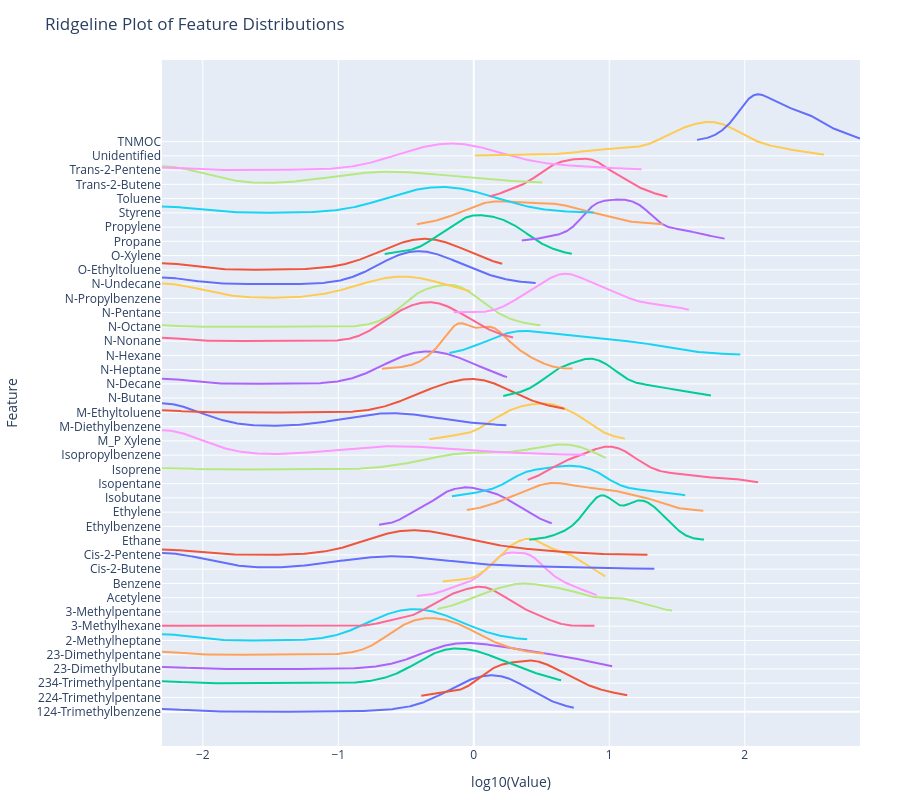

Source (notebook cell):
### Code cell
_ = plotly_ridgeline(data_handler.input_data, log_x=True, fill=False, max_height=800, min_spacing=0.5, max_spacing=1.0, nbins=500, show=True)

### Figure 1 — Plotly figure (JSON) as saved in the notebook; plotly's stock layout.template omitted (floating-point values rounded to 4 significant figures; data arrays with more than 128 entries replaced by an {"elided": "..."} marker saying what was removed)
{"data": [{"customdata": {"elided": "500x3 mixed values"}, "hovertemplate": "Feature: %{customdata[2]}<br>log10(Value): %{customdata[1]:.3f}<br>Value: %{customdata[0]:.3g}<br>Density: %{y:.3g}<extra></extra>", "line": {"width": 2}, "mode": "lines", "name": "124-Trimethylbenzene", "type": "scatter", "x": {"elided": "500 float values"}, "y": {"elided": "500 float values"}}, {"customdata": {"elided": "500x3 mixed values"}, "hovertemplate": "Feature: %{customdata[2]}<br>log10(Value): %{customdata[1]:.3f}<br>Value: %{customdata[0]:.3g}<br>Density: %{y:.3g}<extra></extra>", "line": {"width": 2}, "mode": "lines", "name": "224-Trimethylpentane", "type": "scatter", "x": {"elided": "500 float values"}, "y": {"elided": "500 float values"}}, {"customdata": {"elided": "500x3 mixed values"}, "hovertemplate": "Feature: %{customdata[2]}<br>log10(Value): %{customdata[1]:.3f}<br>Value: %{customdata[0]:.3g}<br>Density: %{y:.3g}<extra></extra>", "line": {"width": 2}, "mode": "lines", "name": "234-Trimethylpentane", "type": "scatter", "x": {"elided": "500 float values"}, "y": {"elided": "500 float values"}}, {"customdata": {"elided": "500x3 mixed values"}, "hovertemplate": "Feature: %{customdata[2]}<br>log10(Value): %{customdata[1]:.3f}<br>Value: %{customdata[0]:.3g}<br>Density: %{y:.3g}<extra></extra>", "line": {"width": 2}, "mode": "lines", "name": "23-Dimethylbutane", "type": "scatter", "x": {"elided": "500 float values"}, "y": {"elided": "500 float values"}}, {"customdata": {"elided": "500x3 mixed values"}, "hovertemplate": "Feature: %{customdata[2]}<br>log10(Value): %{customdata[1]:.3f}<br>Value: %{customdata[0]:.3g}<br>Density: %{y:.3g}<extra></extra>", "line": {"width": 2}, "mode": "lines", "name": "23-Dimethylpentane", "type": "scatter", "x": {"elided": "500 float values"}, "y": {"elided": "500 float values"}}, {"customdata": {"elided": "500x3 mixed values"}, "hovertemplate": "Feature: %{customdata[2]}<br>log10(Value): %{customdata[1]:.3f}<br>Value: %{customdata[0]:.3g}<br>Density: %{y:.3g}<extra></extra>", "line": {"width": 2}, "mode": "lines", "name": "2-Methylheptane", "type": "scatter", "x": {"elided": "500 float values"}, "y": {"elided": "500 float values"}}, {"customdata": {"elided": "500x3 mixed values"}, "hovertemplate": "Feature: %{customdata[2]}<br>log10(Value): %{customdata[1]:.3f}<br>Value: %{customdata[0]:.3g}<br>Density: %{y:.3g}<extra></extra>", "line": {"width": 2}, "mode": "lines", "name": "3-Methylhexane", "type": "scatter", "x": {"elided": "500 float values"}, "y": {"elided": "500 float values"}}, {"customdata": {"elided": "500x3 mixed values"}, "hovertemplate": "Feature: %{customdata[2]}<br>log10(Value): %{customdata[1]:.3f}<br>Value: %{customdata[0]:.3g}<br>Density: %{y:.3g}<extra></extra>", "line": {"width": 2}, "mode": "lines", "name": "3-Methylpentane", "type": "scatter", "x": {"elided": "500 float values"}, "y": {"elided": "500 float values"}}, {"customdata": {"elided": "500x3 mixed values"}, "hovertemplate": "Feature: %{customdata[2]}<br>log10(Value): %{customdata[1]:.3f}<br>Value: %{customdata[0]:.3g}<br>Density: %{y:.3g}<extra></extra>", "line": {"width": 2}, "mode": "lines", "name": "Acetylene", "type": "scatter", "x": {"elided": "500 float values"}, "y": {"elided": "500 float values"}}, {"customdata": {"elided": "500x3 mixed values"}, "hovertemplate": "Feature: %{customdata[2]}<br>log10(Value): %{customdata[1]:.3f}<br>Value: %{customdata[0]:.3g}<br>Density: %{y:.3g}<extra></extra>", "line": {"width": 2}, "mode": "lines", "name": "Benzene", "type": "scatter", "x": {"elided": "500 float values"}, "y": {"elided": "500 float values"}}, {"customdata": {"elided": "500x3 mixed values"}, "hovertemplate": "Feature: %{customdata[2]}<br>log10(Value): %{customdata[1]:.3f}<br>Value: %{customdata[0]:.3g}<br>Density: %{y:.3g}<extra></extra>", "line": {"width": 2}, "mode": "lines", "name": "Cis-2-Butene", "type": "scatter", "x": {"elided": "500 float values"}, "y": {"elided": "500 float values"}}, {"customdata": {"elided": "500x3 mixed values"}, "hovertemplate": "Feature: %{customdata[2]}<br>log10(Value): %{customdata[1]:.3f}<br>Value: %{customdata[0]:.3g}<br>Density: %{y:.3g}<extra></extra>", "line": {"width": 2}, "mode": "lines", "name": "Cis-2-Pentene", "type": "scatter", "x": {"elided": "500 float values"}, "y": {"elided": "500 float values"}}, {"customdata": {"elided": "500x3 mixed values"}, "hovertemplate": "Feature: %{customdata[2]}<br>log10(Value): %{customdata[1]:.3f}<br>Value: %{customdata[0]:.3g}<br>Density: %{y:.3g}<extra></extra>", "line": {"width": 2}, "mode": "lines", "name": "Ethane", "type": "scatter", "x": {"elided": "500 float values"}, "y": {"elided": "500 float values"}}, {"customdata": {"elided": "500x3 mixed values"}, "hovertemplate": "Feature: %{customdata[2]}<br>log10(Value): %{customdata[1]:.3f}<br>Value: %{customdata[0]:.3g}<br>Density: %{y:.3g}<extra></extra>", "line": {"width": 2}, "mode": "lines", "name": "Ethylbenzene", "type": "scatter", "x": {"elided": "500 float values"}, "y": {"elided": "500 float values"}}, {"customdata": {"elided": "500x3 mixed values"}, "hovertemplate": "Feature: %{customdata[2]}<br>log10(Value): %{customdata[1]:.3f}<br>Value: %{customdata[0]:.3g}<br>Density: %{y:.3g}<extra></extra>", "line": {"width": 2}, "mode": "lines", "name": "Ethylene", "type": "scatter", "x": {"elided": "500 float values"}, "y": {"elided": "500 float values"}}, {"customdata": {"elided": "500x3 mixed values"}, "hovertemplate": "Feature: %{customdata[2]}<br>log10(Value): %{customdata[1]:.3f}<br>Value: %{customdata[0]:.3g}<br>Density: %{y:.3g}<extra></extra>", "line": {"width": 2}, "mode": "lines", "name": "Isobutane", "type": "scatter", "x": {"elided": "500 float values"}, "y": {"elided": "500 float values"}}, {"customdata": {"elided": "500x3 mixed values"}, "hovertemplate": "Feature: %{customdata[2]}<br>log10(Value): %{customdata[1]:.3f}<br>Value: %{customdata[0]:.3g}<br>Density: %{y:.3g}<extra></extra>", "line": {"width": 2}, "mode": "lines", "name": "Isopentane", "type": "scatter", "x": {"elided": "500 float values"}, "y": {"elided": "500 float values"}}, {"customdata": {"elided": "500x3 mixed values"}, "hovertemplate": "Feature: %{customdata[2]}<br>log10(Value): %{customdata[1]:.3f}<br>Value: %{customdata[0]:.3g}<br>Density: %{y:.3g}<extra></extra>", "line": {"width": 2}, "mode": "lines", "name": "Isoprene", "type": "scatter", "x": {"elided": "500 float values"}, "y": {"elided": "500 float values"}}, {"customdata": {"elided": "500x3 mixed values"}, "hovertemplate": "Feature: %{customdata[2]}<br>log10(Value): %{customdata[1]:.3f}<br>Value: %{customdata[0]:.3g}<br>Density: %{y:.3g}<extra></extra>", "line": {"width": 2}, "mode": "lines", "name": "Isopropylbenzene", "type": "scatter", "x": {"elided": "500 float values"}, "y": {"elided": "500 float values"}}, {"customdata": {"elided": "500x3 mixed values"}, "hovertemplate": "Feature: %{customdata[2]}<br>log10(Value): %{customdata[1]:.3f}<br>Value: %{customdata[0]:.3g}<br>Density: %{y:.3g}<extra></extra>", "line": {"width": 2}, "mode": "lines", "name": "M_P Xylene", "type": "scatter", "x": {"elided": "500 float values"}, "y": {"elided": "500 float values"}}, {"customdata": {"elided": "500x3 mixed values"}, "hovertemplate": "Feature: %{customdata[2]}<br>log10(Value): %{customdata[1]:.3f}<br>Value: %{customdata[0]:.3g}<br>Density: %{y:.3g}<extra></extra>", "line": {"width": 2}, "mode": "lines", "name": "M-Diethylbenzene", "type": "scatter", "x": {"elided": "500 float values"}, "y": {"elided": "500 float values"}}, {"customdata": {"elided": "500x3 mixed values"}, "hovertemplate": "Feature: %{customdata[2]}<br>log10(Value): %{customdata[1]:.3f}<br>Value: %{customdata[0]:.3g}<br>Density: %{y:.3g}<extra></extra>", "line": {"width": 2}, "mode": "lines", "name": "M-Ethyltoluene", "type": "scatter", "x": {"elided": "500 float values"}, "y": {"elided": "500 float values"}}, {"customdata": {"elided": "500x3 mixed values"}, "hovertemplate": "Feature: %{customdata[2]}<br>log10(Value): %{customdata[1]:.3f}<br>Value: %{customdata[0]:.3g}<br>Density: %{y:.3g}<extra></extra>", "line": {"width": 2}, "mode": "lines", "name": "N-Butane", "type": "scatter", "x": {"elided": "500 float values"}, "y": {"elided": "500 float values"}}, {"customdata": {"elided": "500x3 mixed values"}, "hovertemplate": "Feature: %{customdata[2]}<br>log10(Value): %{customdata[1]:.3f}<br>Value: %{customdata[0]:.3g}<br>Density: %{y:.3g}<extra></extra>", "line": {"width": 2}, "mode": "lines", "name": "N-Decane", "type": "scatter", "x": {"elided": "500 float values"}, "y": {"elided": "500 float values"}}, {"customdata": {"elided": "500x3 mixed values"}, "hovertemplate": "Feature: %{customdata[2]}<br>log10(Value): %{customdata[1]:.3f}<br>Value: %{customdata[0]:.3g}<br>Density: %{y:.3g}<extra></extra>", "line": {"width": 2}, "mode": "lines", "name": "N-Heptane", "type": "scatter", "x": {"elided": "500 float values"}, "y": {"elided": "500 float values"}}, {"customdata": {"elided": "500x3 mixed values"}, "hovertemplate": "Feature: %{customdata[2]}<br>log10(Value): %{customdata[1]:.3f}<br>Value: %{customdata[0]:.3g}<br>Density: %{y:.3g}<extra></extra>", "line": {"width": 2}, "mode": "lines", "name": "N-Hexane", "type": "scatter", "x": {"elided": "500 float values"}, "y": {"elided": "500 float values"}}, {"customdata": {"elided": "500x3 mixed values"}, "hovertemplate": "Feature: %{customdata[2]}<br>log10(Value): %{customdata[1]:.3f}<br>Value: %{customdata[0]:.3g}<br>Density: %{y:.3g}<extra></extra>", "line": {"width": 2}, "mode": "lines", "name": "N-Nonane", "type": "scatter", "x": {"elided": "500 float values"}, "y": {"elided": "500 float values"}}, {"customdata": {"elided": "500x3 mixed values"}, "hovertemplate": "Feature: %{customdata[2]}<br>log10(Value): %{customdata[1]:.3f}<br>Value: %{customdata[0]:.3g}<br>Density: %{y:.3g}<extra></extra>", "line": {"width": 2}, "mode": "lines", "name": "N-Octane", "type": "scatter", "x": {"elided": "500 float values"}, "y": {"elided": "500 float values"}}, {"customdata": {"elided": "500x3 mixed values"}, "hovertemplate": "Feature: %{customdata[2]}<br>log10(Value): %{customdata[1]:.3f}<br>Value: %{customdata[0]:.3g}<br>Density: %{y:.3g}<extra></extra>", "line": {"width": 2}, "mode": "lines", "name": "N-Pentane", "type": "scatter", "x": {"elided": "500 float values"}, "y": {"elided": "500 float values"}}, {"customdata": {"elided": "500x3 mixed values"}, "hovertemplate": "Feature: %{customdata[2]}<br>log10(Value): %{customdata[1]:.3f}<br>Value: %{customdata[0]:.3g}<br>Density: %{y:.3g}<extra></extra>", "line": {"width": 2}, "mode": "lines", "name": "N-Propylbenzene", "type": "scatter", "x": {"elided": "500 float values"}, "y": {"elided": "500 float values"}}, {"customdata": {"elided": "500x3 mixed values"}, "hovertemplate": "Feature: %{customdata[2]}<br>log10(Value): %{customdata[1]:.3f}<br>Value: %{customdata[0]:.3g}<br>Density: %{y:.3g}<extra></extra>", "line": {"width": 2}, "mode": "lines", "name": "N-Undecane", "type": "scatter", "x": {"elided": "500 float values"}, "y": {"elided": "500 float values"}}, {"customdata": {"elided": "500x3 mixed values"}, "hovertemplate": "Feature: %{customdata[2]}<br>log10(Value): %{customdata[1]:.3f}<br>Value: %{customdata[0]:.3g}<br>Density: %{y:.3g}<extra></extra>", "line": {"width": 2}, "mode": "lines", "name": "O-Ethyltoluene", "type": "scatter", "x": {"elided": "500 float values"}, "y": {"elided": "500 float values"}}, {"customdata": {"elided": "500x3 mixed values"}, "hovertemplate": "Feature: %{customdata[2]}<br>log10(Value): %{customdata[1]:.3f}<br>Value: %{customdata[0]:.3g}<br>Density: %{y:.3g}<extra></extra>", "line": {"width": 2}, "mode": "lines", "name": "O-Xylene", "type": "scatter", "x": {"elided": "500 float values"}, "y": {"elided": "500 float values"}}, {"customdata": {"elided": "500x3 mixed values"}, "hovertemplate": "Feature: %{customdata[2]}<br>log10(Value): %{customdata[1]:.3f}<br>Value: %{customdata[0]:.3g}<br>Density: %{y:.3g}<extra></extra>", "line": {"width": 2}, "mode": "lines", "name": "Propane", "type": "scatter", "x": {"elided": "500 float values"}, "y": {"elided": "500 float values"}}, {"customdata": {"elided": "500x3 mixed values"}, "hovertemplate": "Feature: %{customdata[2]}<br>log10(Value): %{customdata[1]:.3f}<br>Value: %{customdata[0]:.3g}<br>Density: %{y:.3g}<extra></extra>", "line": {"width": 2}, "mode": "lines", "name": "Propylene", "type": "scatter", "x": {"elided": "500 float values"}, "y": {"elided": "500 float values"}}, {"customdata": {"elided": "500x3 mixed values"}, "hovertemplate": "Feature: %{customdata[2]}<br>log10(Value): %{customdata[1]:.3f}<br>Value: %{customdata[0]:.3g}<br>Density: %{y:.3g}<extra></extra>", "line": {"width": 2}, "mode": "lines", "name": "Styrene", "type": "scatter", "x": {"elided": "500 float values"}, "y": {"elided": "500 float values"}}, {"customdata": {"elided": "500x3 mixed values"}, "hovertemplate": "Feature: %{customdata[2]}<br>log10(Value): %{customdata[1]:.3f}<br>Value: %{customdata[0]:.3g}<br>Density: %{y:.3g}<extra></extra>", "line": {"width": 2}, "mode": "lines", "name": "Toluene", "type": "scatter", "x": {"elided": "500 float values"}, "y": {"elided": "500 float values"}}, {"customdata": {"elided": "500x3 mixed values"}, "hovertemplate": "Feature: %{customdata[2]}<br>log10(Value): %{customdata[1]:.3f}<br>Value: %{customdata[0]:.3g}<br>Density: %{y:.3g}<extra></extra>", "line": {"width": 2}, "mode": "lines", "name": "Trans-2-Butene", "type": "scatter", "x": {"elided": "500 float values"}, "y": {"elided": "500 float values"}}, {"customdata": {"elided": "500x3 mixed values"}, "hovertemplate": "Feature: %{customdata[2]}<br>log10(Value): %{customdata[1]:.3f}<br>Value: %{customdata[0]:.3g}<br>Density: %{y:.3g}<extra></extra>", "line": {"width": 2}, "mode": "lines", "name": "Trans-2-Pentene", "type": "scatter", "x": {"elided": "500 float values"}, "y": {"elided": "500 float values"}}, {"customdata": {"elided": "500x3 mixed values"}, "hovertemplate": "Feature: %{customdata[2]}<br>log10(Value): %{customdata[1]:.3f}<br>Value: %{customdata[0]:.3g}<br>Density: %{y:.3g}<extra></extra>", "line": {"width": 2}, "mode": "lines", "name": "Unidentified", "type": "scatter", "x": {"elided": "500 float values"}, "y": {"elided": "500 float values"}}, {"customdata": {"elided": "500x3 mixed values"}, "hovertemplate": "Feature: %{customdata[2]}<br>log10(Value): %{customdata[1]:.3f}<br>Value: %{customdata[0]:.3g}<br>Density: %{y:.3g}<extra></extra>", "line": {"width": 2}, "mode": "lines", "name": "TNMOC", "type": "scatter", "x": {"elided": "500 float values"}, "y": {"elided": "500 float values"}}], "layout": {"height": 800, "margin": {"b": 40, "l": 80, "r": 40, "t": 60}, "showlegend": false, "title": {"text": "Ridgeline Plot of Feature Distributions"}, "width": 900, "xaxis": {"title": {"text": "log10(Value)"}}, "yaxis": {"ticktext": ["124-Trimethylbenzene", "224-Trimethylpentane", "234-Trimethylpentane", "23-Dimethylbutane", "23-Dimethylpentane", "2-Methylheptane", "3-Methylhexane", "3-Methylpentane", "Acetylene", "Benzene", "Cis-2-Butene", "Cis-2-Pentene", "Ethane", "Ethylbenzene", "Ethylene", "Isobutane", "Isopentane", "Isoprene", "Isopropylbenzene", "M_P Xylene", "M-Diethylbenzene", "M-Ethyltoluene", "N-Butane", "N-Decane", "N-Heptane", "N-Hexane", "N-Nonane", "N-Octane", "N-Pentane", "N-Propylbenzene", "N-Undecane", "O-Ethyltoluene", "O-Xylene", "Propane", "Propylene", "Styrene", "Toluene", "Trans-2-Butene", "Trans-2-Pentene", "Unidentified", "TNMOC"], "tickvals": [0, 0.5, 1, 1.5, 2, 2.5, 3, 3.5, 4, 4.5, 5, 5.5, 6, 6.5, 7, 7.5, 8, 8.5, 9, 9.5, 10, 10.5, 11, 11.5, 12, 12.5, 13, 13.5, 14, 14.5, 15, 15.5, 16, 16.5, 17, 17.5, 18, 18.5, 19, 19.5, 20], "title": {"text": "Feature"}}}}
